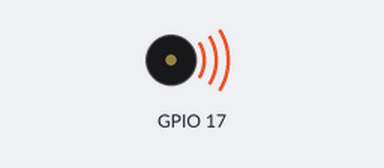
Simulated run of this sketch. Board: ESP32. On the bench: buzzer (waves = sounding).

Above: at 0.5 s.
Timing chart, 0 to 4.6 s (numbered marks = the images above):
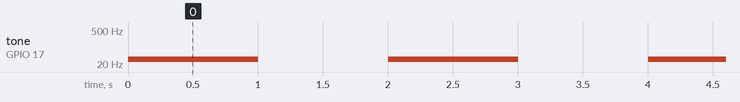

Measured:
- by itself, tone on GPIO 17: alternates 31 Hz for 1.0 s and silent for 1.0 s

The sketch:

BuzzerTest.ino
```cpp
//const int buzzer = 16;  // Buzzer pin


void setup() {
  pinMode(16, OUTPUT);
  pinMode(17, OUTPUT);
//  digitalWrite(LED_BUILTIN, LOW);   // turn the LED on (HIGH is the voltage level)
//
//  pinMode(LED_BUILTIN, OUTPUT);
//  digitalWrite(LED_BUILTIN, LOW);   // turn the LED on (HIGH is the voltage level)
}

void loop()
{
  digitalWrite(16, HIGH);
  tone(16, 31);
  digitalWrite(17, HIGH);
  tone(17, 31);
  delay(1000);
  noTone(16);
  digitalWrite(16, LOW);
  noTone(17);
  digitalWrite(17, LOW);
  delay(1000);
}
```
